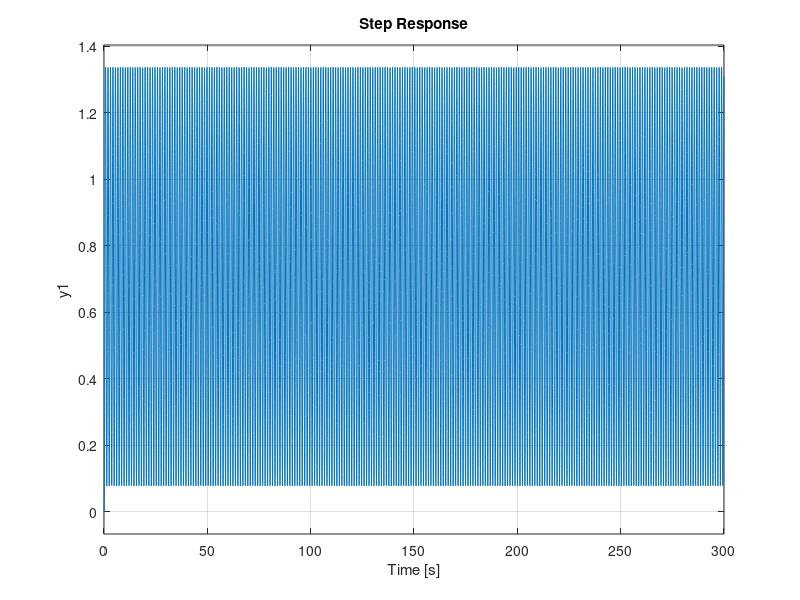
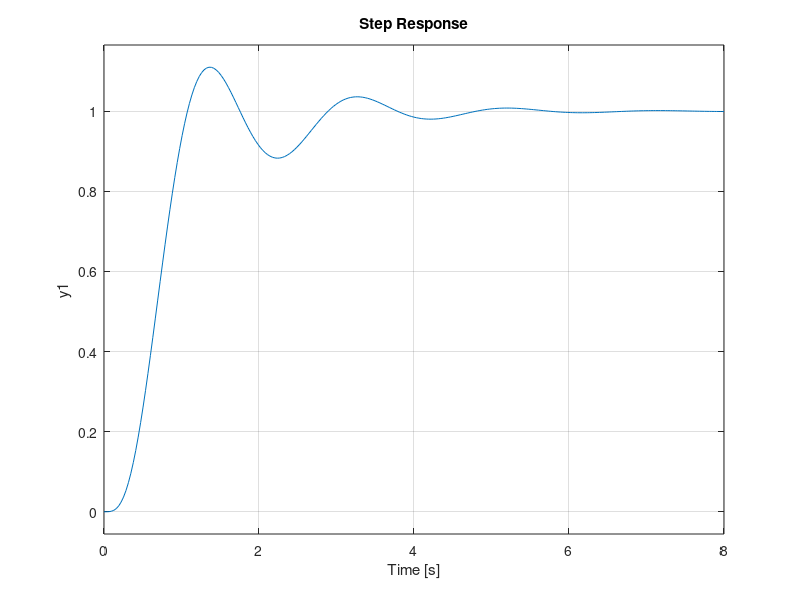

Here is the MATLAB script that generated these plots, in order: (Note: this script raises an error after producing the figures.)
%% preparing
clear all;
close all;
clc;

%% setting the parameters
a=5;b=6;c=9;
p1=-2+3i;
p2=-2-3i;
x0=[b;c;0;0;a];
time=0:0.010225:15;
Ku=3048.513;
Wu=5.4513;
UN=c*cos(b*time);
%% %% %% Part-1: Plant %%%%%%%%%%%%%%%%%%%%%%%%%%%%%%%%%%%%%%%%%%

%%% tf plant
 Np=[1 a];
 Dp=[1 28 298 1554 4401 6318];
 sysp=tf(Np,Dp);
%%% real plant
s = tf('s');  
Gr = (s+a)/((s+b)*((s+c)*(s+c))*(s^2+4*s+16.38));

%% %% %% Part-2: Controller %%%%%%%%%%%%%%%%%%%%%%%%%%%%%%%%%%%%%%%%%%

    
%% zigler-2
%ku ba sahih o khata
%%% calculations
 Kpz2=3048.513;
 Wpz2=5.4513;
 pu=2*pi/Wpz2;
 syspz2=feedback(Kpz2*sysp,1);
 figure(21)
 step(syspz2)
 %%%designing the controller
 % maqadir ra baraye behtar shodan taqir midahim
 Kpiz2=Kpz2*0.45/2.5;
 tipiz2=pu*0.83*3.5;
 sysZpi=tf([Kpiz2 Kpiz2*tipiz2],[1 0]);
 sysZo=sysZpi*sysp;
 sysfZpi= feedback(sysZo,1);
 figure(22)
 step(sysfZpi)
 %%% info
infop2=stepinfo(sysfZpi)
yZpend2=step(sysfZpi);
endp2=yZpend2(end);
essp2=1-endp2
[Gmp2,Pmp2] = margin(sysZo)
 syspu2=sysZpi*(1-sysfZpi);
 [up2]=step(syspu2,10);
 Lup2(1)=up2(1);
  for i=1:1:247;
      Lup2(i+1)=Lup2(i)+up2(i+1)*up2(i+1)*0.04032;
  end
IEp2=Lup2(248)
figure(23);
pzplot(sysfZpi);
%%%realplant response
Grz=feedback(Gr*sysZpi,1);
figure(29);
step(Grz);
%%%noises
YR2=step(feedback(sysfZpi,1),time);
YD2=a*step(feedback(sysp,sysZpi),time);
YN2=lsim(feedback(-1*sysfZpi,-1),UN,time);
figure(28)
subplot(3,1,1)
plot(YR2+YD2)
subplot(3,1,2)
plot(YR2+YN2)
subplot(3,1,3)
plot(YR2+YD2+YN2)


%% Root Lucas
syms cc;
eqncc= 0.18==exp(-cc*pi/((1-cc^2)^0.5));
cc1= solve(eqncc,cc);
zeta=(((pi*1i - 2*log(3) + log(50))*(pi*1i + 2*log(3) - log(50)))^(1/2)*(log(3)*2i - log(50)*1i)*1i)/(- log(3)*log(50)*4i + pi^2*1i + log(3)^2*4i + log(50)^2*1i);
syms ww;
eqnww = 3==(pi-acos(zeta))/(ww*(1-zeta^2)^0.5);
Wn=0.7862531315;
alpha=acos(zeta);

kpi=150;ti=9; 
syspi=tf([kpi ti*kpi],[1 0]);
sysR=syspi*sysp;
SysfR=feedback(sysR,1);
figure(31)
rlocus(sysR);
sgrid(zeta,Wn);

figure(32)
step(SysfR)
%%% info
infop3=stepinfo(SysfR)
yZpend3=step(SysfR);
endp3=yZpend3(end);
essp3=1-endp3
[Gmp3,Pmp3] = margin(sysR)
 syspu3=syspi*(1-SysfR);
 [up3]=step(syspu3,10);
 Lup3(1)=up3(1);
  for i=1:1:189;
      Lup3(i+1)=Lup3(i)+up3(i+1)*up3(i+1)*0.04032;
  end
  IEp3=Lup3(190)
figure(33);
pzplot(SysfR);
%%%realplant response
Grr=feedback(Gr*syspi,1);
figure(39);
step(Grr);
%%%noises
YR3=step(feedback(SysfR,1),time);
YD3=a*step(feedback(sysp,syspi),time);
YN3=lsim(feedback(-1*SysfR,-1),UN,time);
figure(38)
subplot(3,1,1)
plot(YR3+YD3)
subplot(3,1,2)
plot(YR3+YN3)
subplot(3,1,3)
plot(YR3+YD3+YN3)


%% Frequency Response

 kFpi=72;
 tiFpi=20;
 sysFpi=tf([kFpi kFpi*tiFpi],[1 0]);
 sysFo=sysFpi*sysp;
 sysfFpi= feedback(sysFo,1);
 figure(41)
 margin(sysFo)
 
 figure(42)
 step(sysfFpi)
%%% info
infop4=stepinfo(sysfFpi)
yZpend4=step(sysfFpi);
endp4=yZpend4(end);
essp4=1-endp4
[Gmp4,Pmp4] = margin(sysFo)
syspiu4=sysFpi*(1-sysfFpi);
[upi4]=step(syspiu4,10);
Lupi4(1)=upi4(1);
  for i=1:1:247;
      Lupi4(i+1)=Lupi4(i)+upi4(i+1)*upi4(i+1)*0.04032;
  end
  IEpi4=Lupi4(248)
  figure(43);
  pzplot(sysfFpi);
  %%%realplant response
Grf=feedback(Gr*sysFpi,1);
figure(49);
step(Grf);
%%%noises
YR4=step(feedback(sysfFpi,1),time);
YD4=a*step(feedback(sysp,sysFpi),time);
YN4=lsim(feedback(-1*sysfFpi,-1),UN,time);
figure(48)
subplot(3,1,1)
plot(YR4+YD4)
subplot(3,1,2)
plot(YR4+YN4)
subplot(3,1,3)
plot(YR4+YD4+YN4)

%% all
figure(51);
step(sysfZpi);
hold on;
step(sysfFpi);
hold on;
step(SysfR);